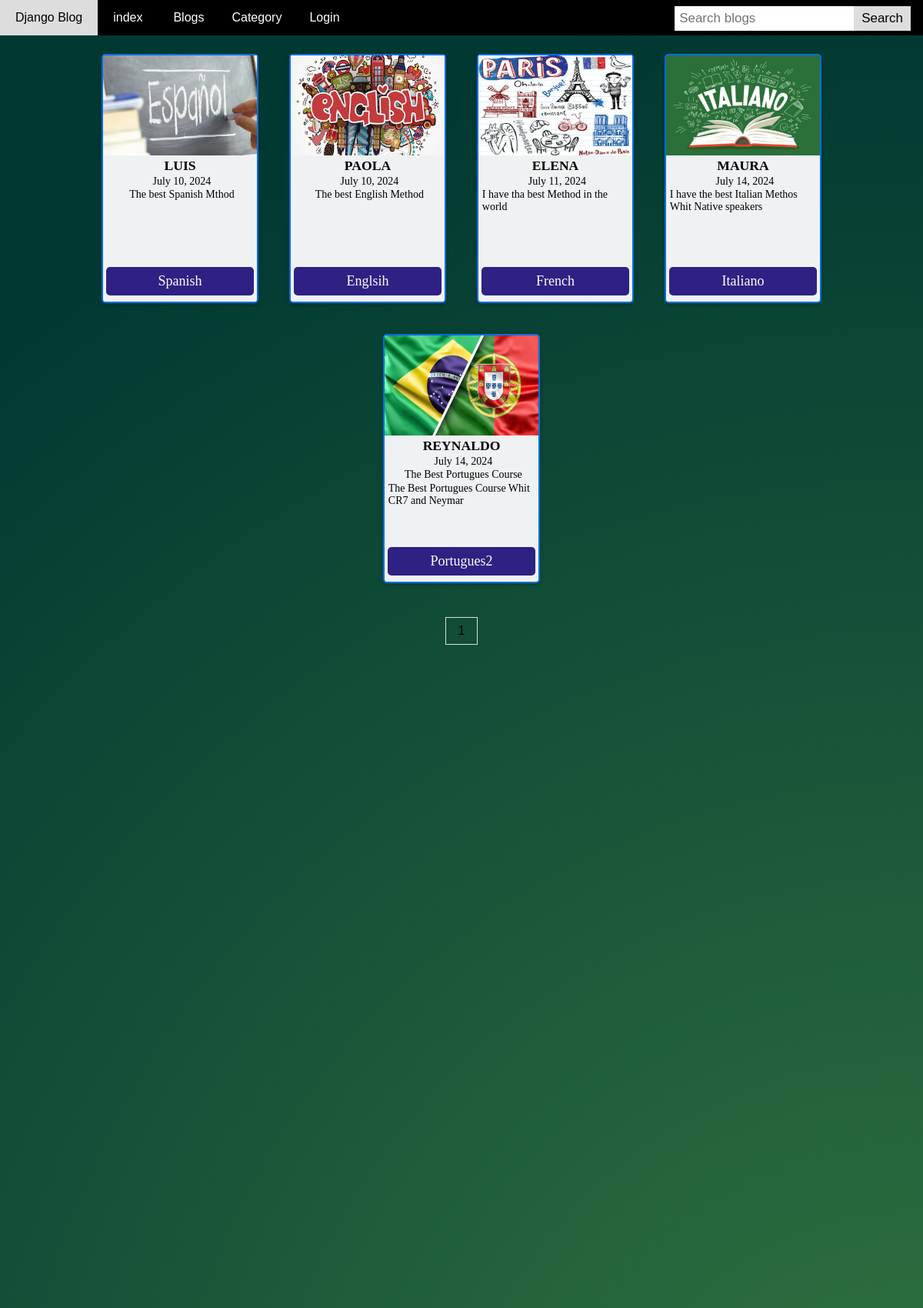
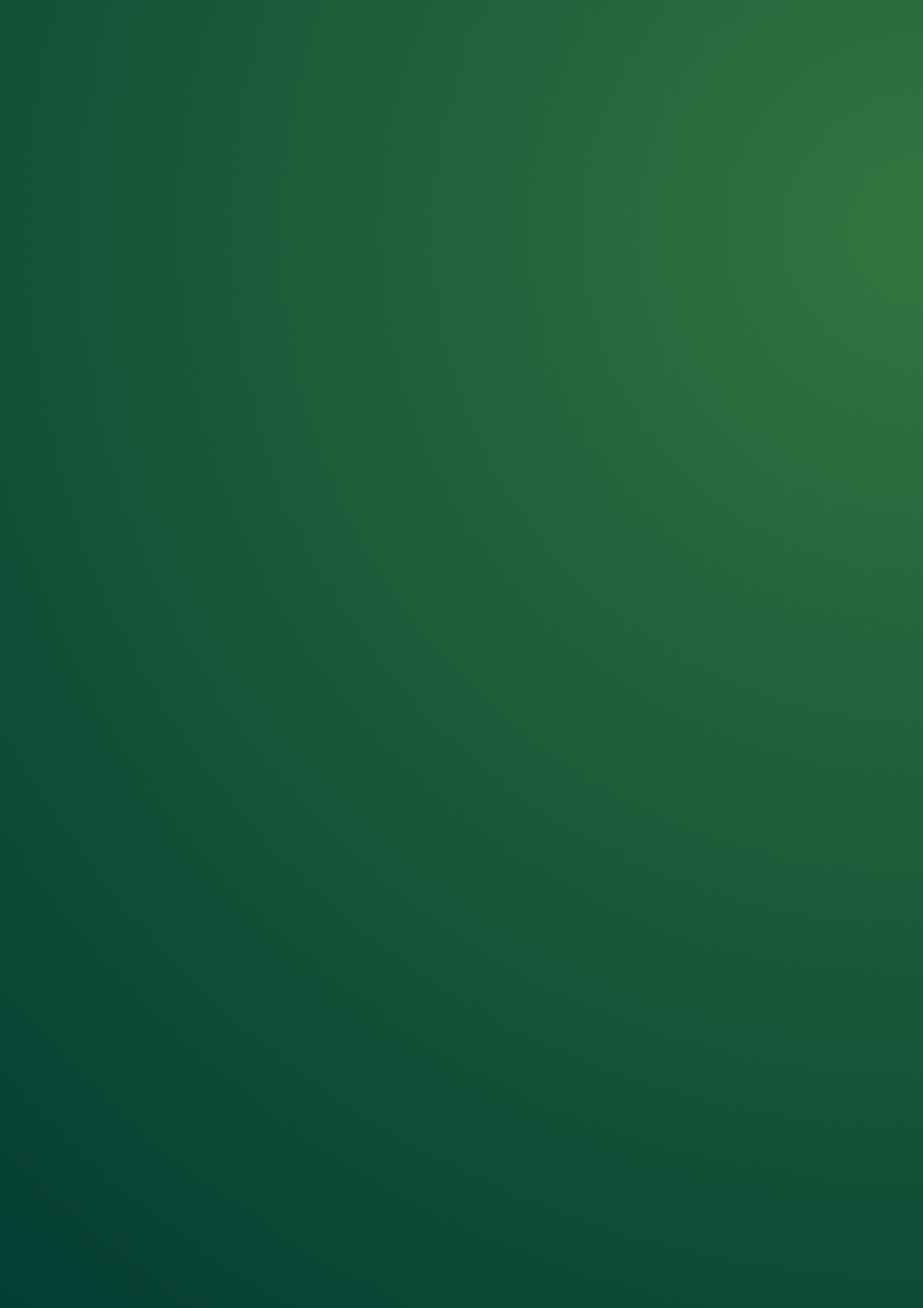
The app's page /category_blogs/languages/ (upper part) with its own data (2 pictures, top to bottom).
### blog/models.py (models this page shows, shortened)
class Blog(models.Model):
    user = models.ForeignKey(
        User,
        related_name='user_blogs',
        on_delete=models.CASCADE
    )
    category = models.ForeignKey(
        Category,
        related_name='category_blogs',
        on_delete=models.CASCADE
    )
    tags = models.ManyToManyField(
        Tag,
        related_name='tag_blogs',
        blank=True
    )
    likes = models.ManyToManyField(
        User,
        related_name='user_likes',
        blank=True
    )
    title = models.CharField(
        max_length=250
    )
    CCI = models.CharField(
        max_length=250, null=True
    )
    price = models.CharField(
        max_length=250, null=True
    )
    slug = models.SlugField(null=True, blank=True)
    banner = models.ImageField(upload_to='blog_banners')
    description = RichTextField()
    created_date = models.DateField(auto_now_add=True)

class Tag(models.Model):
    title = models.CharField(max_length=150)
    slug = models.SlugField(null=True, blank=True)
    created_date = models.DateField(auto_now_add=True)

### user_profile/models.py (models this page shows, shortened)
class User(AbstractUser):
    email = models.EmailField(
        max_length=150,
        unique=True,
        error_messages={
            "unique": "The email must be unique"
        }
    )
    profile_image = models.ImageField(
        null=True,
        blank=True,
        upload_to="profile_images"
    )
    followers = models.ManyToManyField("Follow")
    REQUIRED_FIELDS = ["email"]
    objects = CustomUserManager()

### blog/views.py (the view)
# urls.py: path('category_blogs/<str:slug>/', category_blogs, name='category_blogs'),
def category_blogs(request, slug):
    category = get_object_or_404(Category, slug=slug)
    queryset = category.category_blogs.all()
    tags = Tag.objects.order_by('-created_date')[:5]
    page = request.GET.get('page', 1)
    paginator = Paginator(queryset, 10)
    all_blogs = Blog.objects.order_by('-created_date')[:5]
    try:
        blogs = paginator.page(page)
    except EmptyPage:
        blogs = paginator.page(1)
    except PageNotAnInteger:
        blogs = paginator.page(1)
        return redirect('blogs')
    context = {
        "blogs": blogs,
        "tags": tags,
        "all_blogs": all_blogs
    }
    return render(request, 'category_blogs.html', context)

### blog/context_processors.py (called while the page is built)
def get_all_categories(request):
    categories = Category.objects.all()
    context = {
        "categories": categories
    }
    return context

### templates/category_blogs.html (shortened to what this page needs)
{% extends 'base.html' %}
{% load static %}
{% block content %}
    <section >
      <div >
        <div >
          <div >
            <div >
              <section class="container-blog">
                {% for blog in blogs %}
                  {% include 'blog_card.html' %}
                {% endfor %}
              </section>
              <div >
                {% include 'pagination.html' %}
              </div>
            </div>
        </div>
        </div>
      </div>
    </section>
{% endblock content %}

### templates/blog_card.html (shortened to what this page needs)
<div class="producto">
  <img src="{{blog.banner.url}}" alt="">
  <a class="username-blog" href="{% url 'view_user_information' blog.user.username %}">{{blog.user.username}}</a>
  <a class="date-blog" href="#">{{blog.created_date}}</a>
  {% if blog.tags.all.count > 0 %}
    {% for tag in blog.tags.all %}
      <a class="tag-blog" href="#">{{tag.title}}</a>
    {% endfor %}
  {% else %}
    None
  {% endif %}
  <a class="button-blog" href="{% url 'blog_details' blog.slug %}">{{blog.title}}</a>
</div>

### templates/base.html (style rules this page uses)
body { height: 100%; margin: 0; font-family: Arial, sans-serif; min-height: 500vh; background: radial-gradient(circle closest-corner at right center, #337540 0%, #003832 100%); }

### templates/category_blogs.html (style rules this page uses)
.container-blog { display: flex; flex-wrap: wrap; justify-content: center; padding: 4px; }

### templates/blog_card.html (style rules this page uses)
.producto { flex: 1 1 calc(20% - 40px); margin: 20px; box-shadow: 0 2px 5px rgba(0,0,0,0.2); display: flex; flex-direction: column; align-items: center; background: #f0f1f3; max-width: calc(20% - 150px); min-width: 200px; border-radius: 5px; border: 2px solid #006ee6; height: 320px; position: relative; }
.producto img { width: 100%; height: 130px; display: block; }
.username-blog { font-weight: bold; font-size: 1.1rem; text-decoration: none; color: inherit; margin-top: 0.2rem; text-transform: uppercase; font-family: 'Cambria', Cochin, Georgia, Times, 'Times New Roman', serif; }
.date-blog, .tag-blog { font-size: 14px; text-decoration: none; text-align: left; display: block; margin-top: 0.1rem; margin-left: 0.3rem; color: inherit; font-family: 'Cambria', Cochin, Georgia, Times, 'Times New Roman', serif; }
.button-blog { font-size: 18px; display: inline-block; text-align: center; margin-top: 0.5rem; padding: 0.5rem 1rem; width: 80%; text-decoration: none; color: white; background-color: rgb(47, 32, 131); border-radius: 5px; position: absolute; bottom: 8px; left: 50%; transform: translateX(-50%); font-family: 'Cambria', Cochin, Georgia, Times, 'Times New Roman', serif; }

### records on screen
Blog: banner (picture), user.username "LUIS", created_date "July 10, 2024", title "Spanish"
Tag: title "The best Spanish Mthod"
Blog: banner (picture), user.username "PAOLA", created_date "July 10, 2024", title "Englsih"
Tag: title "The best English Method"
Blog: banner (picture), user.username "ELENA", created_date "July 11, 2024", title "French"
Tag: title "I have tha best Method in the world"
Blog: banner (picture), user.username "MAURA", created_date "July 14, 2024", title "Italiano"
Tag: title "I have the best Italian Methos Whit Native speakers"
Blog: banner (picture), user.username "REYNALDO", created_date "July 14, 2024", title "Portugues2"
Tag: title "The Best Portugues Course"
Tag: title "The Best Portugues Course Whit CR7 and Neymar"

### other values on screen
{{ page }} "1"
